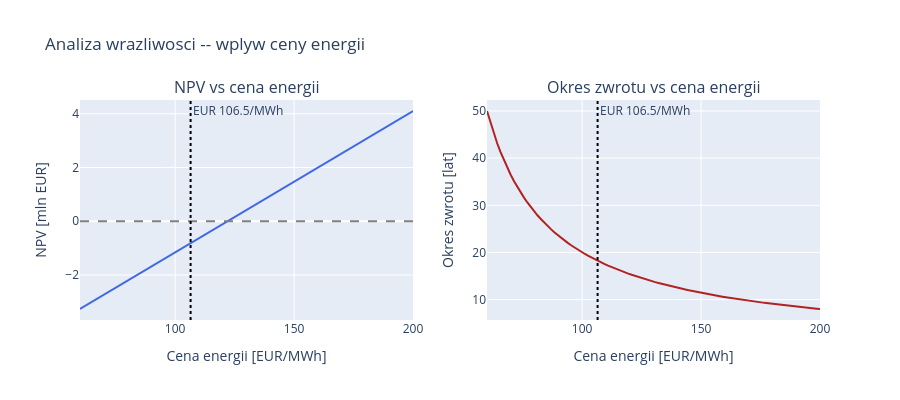

Source (notebook cell):
### Markdown cell above
---
## Krok 6: Analiza wrazliwosci

Jak zmienia sie NPV i okres zwrotu przy roznych cenach energii?

### Code cell
prices = np.linspace(60, 200, 100)
npvs = []
paybacks = []
for p in prices:
    e = economic_analysis(3500, inv['total_eur'], energy_price_eur_mwh=p)
    npvs.append(e['npv_eur'])
    paybacks.append(min(e['payback_years'], 50))

fig = make_subplots(rows=1, cols=2,
    subplot_titles=['NPV vs cena energii', 'Okres zwrotu vs cena energii'])

fig.add_trace(go.Scatter(x=prices, y=[n/1e6 for n in npvs], mode='lines',
    line=dict(color='royalblue', width=2), name='NPV'), row=1, col=1)
fig.add_hline(y=0, line_color='gray', line_dash='dash', row=1, col=1)

fig.add_trace(go.Scatter(x=prices, y=paybacks, mode='lines',
    line=dict(color='firebrick', width=2), name='Payback'), row=1, col=2)

fig.add_vline(x=106.5, line_dash='dot', line_color='black',
    annotation_text='EUR 106.5/MWh')

fig.update_xaxes(title_text='Cena energii [EUR/MWh]')
fig.update_yaxes(title_text='NPV [mln EUR]', row=1, col=1)
fig.update_yaxes(title_text='Okres zwrotu [lat]', row=1, col=2)
fig.update_layout(height=400, showlegend=False,
    title='Analiza wrazliwosci -- wplyw ceny energii')
fig.show()

### Figure 1 — Plotly figure (JSON) as saved in the notebook; plotly's stock layout.template omitted (floating-point values rounded to 4 significant figures)
{"data": [{"line": {"color": "royalblue", "width": 2}, "mode": "lines", "name": "NPV", "type": "scatter", "x": [60.0, 61.41, 62.83, 64.24, 65.66, 67.07, 68.48, 69.9, 71.31, 72.73, 74.14, 75.56, 76.97, 78.38, 79.8, 81.21, 82.63, 84.04, 85.45, 86.87, 88.28, 89.7, 91.11, 92.53, 93.94, 95.35, 96.77, 98.18, 99.6, 101.0, 102.4, 103.8, 105.3, 106.7, 108.1, 109.5, 110.9, 112.3, 113.7, 115.2, 116.6, 118.0, 119.4, 120.8, 122.2, 123.6, 125.1, 126.5, 127.9, 129.3, 130.7, 132.1, 133.5, 134.9, 136.4, 137.8, 139.2, 140.6, 142.0, 143.4, 144.8, 146.3, 147.7, 149.1, 150.5, 151.9, 153.3, 154.7, 156.2, 157.6, 159.0, 160.4, 161.8, 163.2, 164.6, 166.1, 167.5, 168.9, 170.3, 171.7, 173.1, 174.5, 176.0, 177.4, 178.8, 180.2, 181.6, 183.0, 184.4, 185.9, 187.3, 188.7, 190.1, 191.5, 192.9, 194.3, 195.8, 197.2, 198.6, 200.0], "xaxis": "x", "y": [-3.268, -3.194, -3.119, -3.045, -2.97, -2.896, -2.821, -2.747, -2.672, -2.598, -2.523, -2.449, -2.375, -2.3, -2.226, -2.151, -2.077, -2.002, -1.928, -1.853, -1.779, -1.704, -1.63, -1.555, -1.481, -1.406, -1.332, -1.257, -1.183, -1.109, -1.034, -0.9596, -0.8851, -0.8106, -0.7361, -0.6617, -0.5872, -0.5127, -0.4383, -0.3638, -0.2893, -0.2148, -0.1404, -0.0659, 0.008571, 0.08304, 0.1575, 0.232, 0.3065, 0.3809, 0.4554, 0.5299, 0.6043, 0.6788, 0.7533, 0.8278, 0.9022, 0.9767, 1.051, 1.126, 1.2, 1.275, 1.349, 1.424, 1.498, 1.572, 1.647, 1.721, 1.796, 1.87, 1.945, 2.019, 2.094, 2.168, 2.243, 2.317, 2.392, 2.466, 2.541, 2.615, 2.69, 2.764, 2.838, 2.913, 2.987, 3.062, 3.136, 3.211, 3.285, 3.36, 3.434, 3.509, 3.583, 3.658, 3.732, 3.807, 3.881, 3.956, 4.03, 4.105], "yaxis": "y"}, {"line": {"color": "firebrick", "width": 2}, "mode": "lines", "name": "Payback", "type": "scatter", "x": [60.0, 61.41, 62.83, 64.24, 65.66, 67.07, 68.48, 69.9, 71.31, 72.73, 74.14, 75.56, 76.97, 78.38, 79.8, 81.21, 82.63, 84.04, 85.45, 86.87, 88.28, 89.7, 91.11, 92.53, 93.94, 95.35, 96.77, 98.18, 99.6, 101.0, 102.4, 103.8, 105.3, 106.7, 108.1, 109.5, 110.9, 112.3, 113.7, 115.2, 116.6, 118.0, 119.4, 120.8, 122.2, 123.6, 125.1, 126.5, 127.9, 129.3, 130.7, 132.1, 133.5, 134.9, 136.4, 137.8, 139.2, 140.6, 142.0, 143.4, 144.8, 146.3, 147.7, 149.1, 150.5, 151.9, 153.3, 154.7, 156.2, 157.6, 159.0, 160.4, 161.8, 163.2, 164.6, 166.1, 167.5, 168.9, 170.3, 171.7, 173.1, 174.5, 176.0, 177.4, 178.8, 180.2, 181.6, 183.0, 184.4, 185.9, 187.3, 188.7, 190.1, 191.5, 192.9, 194.3, 195.8, 197.2, 198.6, 200.0], "xaxis": "x2", "y": [50, 47.58, 45.29, 43.22, 41.33, 39.59, 38.0, 36.53, 35.17, 33.9, 32.73, 31.63, 30.6, 29.64, 28.74, 27.89, 27.09, 26.33, 25.62, 24.94, 24.3, 23.69, 23.11, 22.56, 22.03, 21.53, 21.05, 20.59, 20.15, 19.73, 19.32, 18.94, 18.56, 18.21, 17.86, 17.53, 17.21, 16.9, 16.6, 16.32, 16.04, 15.77, 15.51, 15.26, 15.02, 14.78, 14.56, 14.33, 14.12, 13.91, 13.71, 13.51, 13.32, 13.14, 12.96, 12.78, 12.61, 12.44, 12.28, 12.12, 11.97, 11.82, 11.67, 11.53, 11.39, 11.26, 11.12, 10.99, 10.87, 10.74, 10.62, 10.5, 10.39, 10.28, 10.17, 10.06, 9.951, 9.847, 9.746, 9.646, 9.548, 9.453, 9.359, 9.267, 9.177, 9.089, 9.002, 8.917, 8.833, 8.751, 8.671, 8.592, 8.515, 8.438, 8.364, 8.29, 8.218, 8.147, 8.077, 8.009], "yaxis": "y2"}], "layout": {"annotations": [{"font": {"size": 16}, "showarrow": false, "text": "NPV vs cena energii", "x": 0.225, "xanchor": "center", "xref": "paper", "y": 1, "yanchor": "bottom", "yref": "paper"}, {"font": {"size": 16}, "showarrow": false, "text": "Okres zwrotu vs cena energii", "x": 0.775, "xanchor": "center", "xref": "paper", "y": 1, "yanchor": "bottom", "yref": "paper"}, {"showarrow": false, "text": "EUR 106.5/MWh", "x": 106.5, "xanchor": "left", "xref": "x", "y": 1, "yanchor": "top", "yref": "y domain"}, {"showarrow": false, "text": "EUR 106.5/MWh", "x": 106.5, "xanchor": "left", "xref": "x2", "y": 1, "yanchor": "top", "yref": "y2 domain"}], "height": 400, "shapes": [{"line": {"color": "gray", "dash": "dash"}, "type": "line", "x0": 0, "x1": 1, "xref": "x domain", "y0": 0, "y1": 0, "yref": "y"}, {"line": {"color": "black", "dash": "dot"}, "type": "line", "x0": 106.5, "x1": 106.5, "xref": "x", "y0": 0, "y1": 1, "yref": "y domain"}, {"line": {"color": "black", "dash": "dot"}, "type": "line", "x0": 106.5, "x1": 106.5, "xref": "x2", "y0": 0, "y1": 1, "yref": "y2 domain"}], "showlegend": false, "title": {"text": "Analiza wrazliwosci -- wplyw ceny energii"}, "xaxis": {"anchor": "y", "domain": [0, 0.45], "title": {"text": "Cena energii [EUR/MWh]"}}, "xaxis2": {"anchor": "y2", "domain": [0.55, 1], "title": {"text": "Cena energii [EUR/MWh]"}}, "yaxis": {"anchor": "x", "domain": [0, 1], "title": {"text": "NPV [mln EUR]"}}, "yaxis2": {"anchor": "x2", "domain": [0, 1], "title": {"text": "Okres zwrotu [lat]"}}}}
